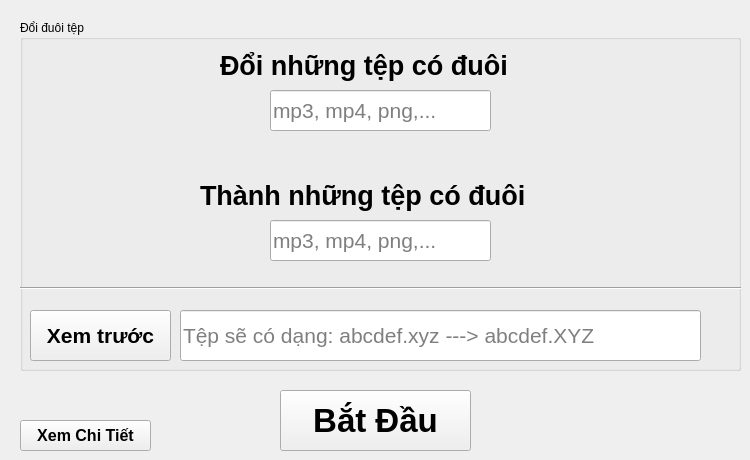
    <widget class="QWidget" name="tab_4">
     <attribute name="title">
      <string>Đổi phần mở rộng</string>
     </attribute>
     <widget class="QGroupBox" name="groupBox_3">
      <property name="geometry">
       <rect>
        <x>20</x>
        <y>20</y>
        <width>721</width>
        <height>351</height>
       </rect>
      </property>
      <property name="autoFillBackground">
       <bool>true</bool>
      </property>
      <property name="title">
       <string>Đổi đuôi tệp</string>
      </property>
      <widget class="QLabel" name="label_19">
       <property name="geometry">
        <rect>
         <x>200</x>
         <y>10</y>
         <width>341</width>
         <height>71</height>
        </rect>
       </property>
       <property name="font">
        <font>
         <pointsize>20</pointsize>
         <weight>75</weight>
         <bold>true</bold>
        </font>
       </property>
       <property name="text">
        <string>Đổi những tệp có đuôi</string>
       </property>
      </widget>
      <widget class="QLineEdit" name="lineEdit_doi_doi">
       <property name="geometry">
        <rect>
         <x>250</x>
         <y>70</y>
         <width>221</width>
         <height>41</height>
        </rect>
       </property>
       <property name="font">
        <font>
         <pointsize>16</pointsize>
        </font>
       </property>
       <property name="inputMask">
        <string/>
       </property>
       <property name="maxLength">
        <number>10</number>
       </property>
       <property name="placeholderText">
        <string>mp3, mp4, png,...</string>
       </property>
       <property name="clearButtonEnabled">
        <bool>true</bool>
       </property>
      </widget>
      <widget class="QLabel" name="label_20">
       <property name="geometry">
        <rect>
         <x>180</x>
         <y>140</y>
         <width>341</width>
         <height>71</height>
        </rect>
       </property>
       <property name="font">
        <font>
         <pointsize>20</pointsize>
         <weight>75</weight>
         <bold>true</bold>
        </font>
       </property>
       <property name="text">
        <string>Thành những tệp có đuôi</string>
       </property>
      </widget>
      <widget class="QLineEdit" name="lineEdit_doi_doithanh">
       <property name="geometry">
        <rect>
         <x>250</x>
         <y>200</y>
         <width>221</width>
         <height>41</height>
        </rect>
       </property>
       <property name="font">
        <font>
         <pointsize>16</pointsize>
        </font>
       </property>
       <property name="inputMask">
        <string/>
       </property>
       <property name="maxLength">
        <number>10</number>
       </property>
       <property name="placeholderText">
        <string>mp3, mp4, png,...</string>
       </property>
       <property name="clearButtonEnabled">
        <bool>true</bool>
       </property>
      </widget>
      <widget class="QLineEdit" name="lineEdit_doi_xemtruoc">
       <property name="geometry">
        <rect>
         <x>160</x>
         <y>290</y>
         <width>521</width>
         <height>51</height>
        </rect>
       </property>
       <property name="font">
        <font>
         <pointsize>16</pointsize>
        </font>
       </property>
       <property name="text">
        <string/>
       </property>
       <property name="frame">
        <bool>true</bool>
       </property>
       <property name="readOnly">
        <bool>true</bool>
       </property>
       <property name="placeholderText">
        <string>Tệp sẽ có dạng: abcdef.xyz ---&gt; abcdef.XYZ</string>
       </property>
      </widget>
      <widget class="Line" name="line_13">
       <property name="geometry">
        <rect>
         <x>-40</x>
         <y>260</y>
         <width>771</width>
         <height>16</height>
        </rect>
       </property>
       <property name="orientation">
        <enum>Qt::Horizontal</enum>
       </property>
      </widget>
      <widget class="QPushButton" name="pushButton_doi_xemtruoc">
       <property name="geometry">
        <rect>
         <x>10</x>
         <y>290</y>
         <width>141</width>
         <height>51</height>
        </rect>
       </property>
       <property name="font">
        <font>
         <pointsize>16</pointsize>
         <weight>75</weight>
         <bold>true</bold>
        </font>
       </property>
       <property name="text">
        <string>Xem trước</string>
       </property>
      </widget>
     </widget>
     <widget class="QPushButton" name="pushButton_doi">
      <property name="geometry">
       <rect>
        <x>280</x>
        <y>390</y>
        <width>191</width>
        <height>61</height>
       </rect>
      </property>
      <property name="font">
       <font>
        <pointsize>25</pointsize>
        <weight>75</weight>
        <bold>true</bold>
       </font>
      </property>
      <property name="text">
       <string>Bắt Đầu</string>
      </property>
     </widget>
     <widget class="QPushButton" name="pushButton_doi_chitiet">
      <property name="geometry">
       <rect>
        <x>20</x>
        <y>420</y>
        <width>131</width>
        <height>31</height>
       </rect>
      </property>
      <property name="font">
       <font>
        <pointsize>12</pointsize>
        <weight>75</weight>
        <bold>true</bold>
       </font>
      </property>
      <property name="text">
       <string>Xem Chi Tiết</string>
      </property>
     </widget>
    </widget>
